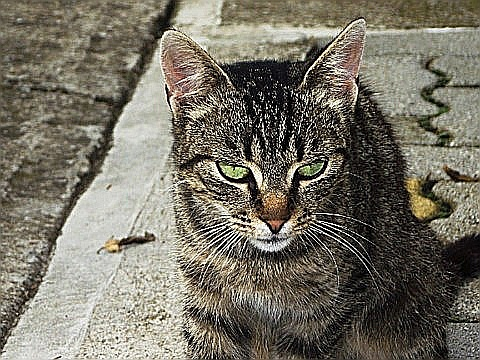
#> input picture Lab2/images/cat.jpg, 480 x 360 px
$ python lab2.py
#> lines starting #> are read from the running program, lines starting #| are printed output that depends on the picture
import numpy as np
import cv2
import time

# ✔️  Cat fix using a box filter approach using a kernel of 3 by 3 and averaging the pixels
def fix_cat():
    cat = cv2.imread('images/cat.jpg')
#> cat is the input picture: shape (360, 480, 3); mean B, G, R 102, 114.3, 118.7
    kernel = np.ones((3,3),np.float32)/9
    dst = cv2.filter2D(cat,-1,kernel)
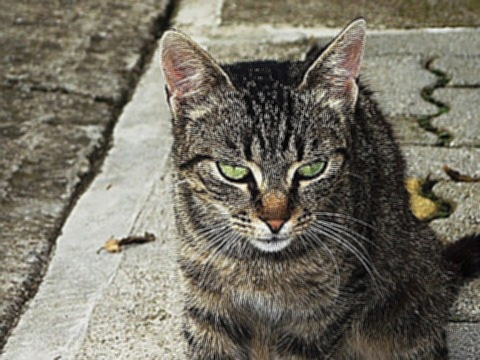
#> dst: shape (360, 480, 3); mean B, G, R 102, 114.3, 118.7
    res = np.hstack((cat,dst))
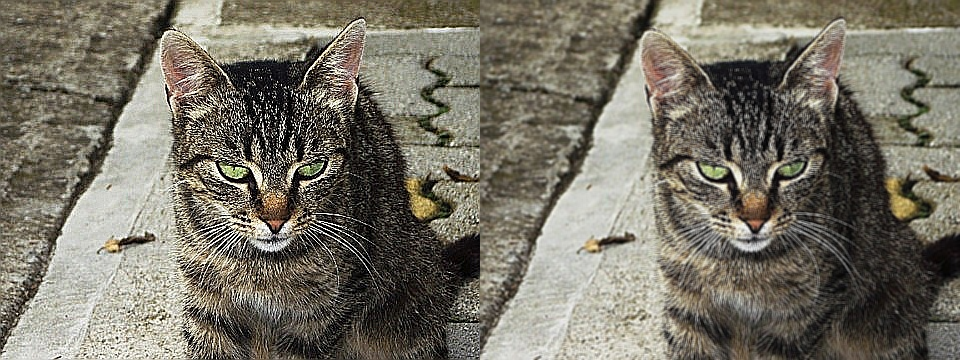
#> res: shape (360, 960, 3); mean B, G, R 102, 114.3, 118.7
    cv2.imshow('result',res)


#Cheetah ✔️
# [230 lines left out: functions fix_cheetah, fix_city, fix_deer, fix_dog, fix_husky, fix_leopard and 11 more, not called in this run]

#Uncomment the following lines in order to trigger one of the fixes.
start = time.time()
count=0

fix_cat()
# [14 lines of commented-out code are left out]
elapsed_time = time.time()-start
print(elapsed_time)


k = cv2.waitKey(0)
#> (key Esc is pressed here)
if k == 27:         # wait for ESC key to exit
    cv2.destroyAllWindows()
elif k == ord('s'): # wait for 's' key to save and exit
    #cv2.imwrite('images/messigray.png',img)
    cv2.destroyAllWindows()
